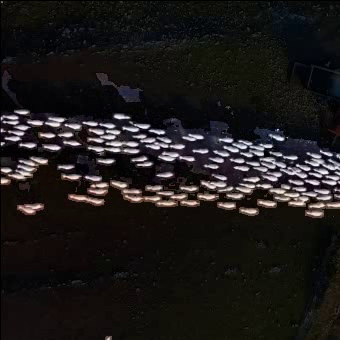
#> input picture frame 21 of VideoProcessing_Python/002_sheep_narrow/sheep_narrow_bg_subtracted.mp4, 340 x 340 px, given in place of sheep_multi_lines.mp4, which was not available
$ python Stabilization.py
#> lines starting #> are read from the running program, lines starting #| are printed output that depends on the picture
import cv2
import numpy as np
from tqdm import tqdm

def getFrameCountByLoop(video_path):
    cap = cv2.VideoCapture(video_path)
    frame_count = 0
    while(True):
        video_not_finish, _ = cap.read()
        if not video_not_finish:
            break
        frame_count += 1
    return frame_count

def stabilize_video(video_path, output_path, scale_down_factor):
#> called with output_path = 'sheep_multi_lines_stabilized.mp4', scale_down_factor = 3
    print("Press 'p' to pause, 'a' to select ROI, and 'q' to quit.")

    # Read video
    cap = cv2.VideoCapture(video_path)
    fourcc = cv2.VideoWriter_fourcc(*'mp4v')
    out = None

    # Initialize variables
    warp_stack = []
    imgs = []
    H_tot = np.eye(3)
    trackers = []
    regions = []
    pause = True
    selecting = False

    # Read the first frame
    ret, prev_img = cap.read()
#> prev_img is the input picture: shape (340, 340, 3); mean B, G, R 25.4, 26.1, 29
    if not ret:
        raise RuntimeError("Failed to read video")
    prev_img = cv2.resize(prev_img, (prev_img.shape[1] // scale_down_factor, prev_img.shape[0] // scale_down_factor))
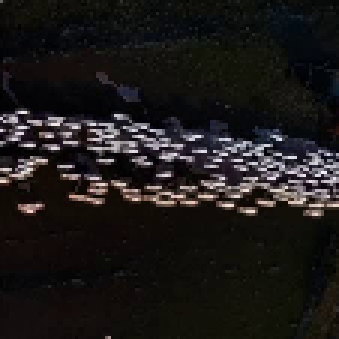
#> prev_img: shape (113, 113, 3) (shown 3 times larger); mean B, G, R 25.3, 26.1, 29
    imgs.append(prev_img)

    frame_count = int(getFrameCountByLoop(video_path))

    for _ in tqdm(range(frame_count - 1), desc="Processing frames"):
        ret, img = cap.read()
        if not ret:
            break
        img = cv2.resize(img, (img.shape[1] // scale_down_factor, img.shape[0] // scale_down_factor))
        imgs.append(img)

        while True:
            # Show the current frame
            cv2.imshow("Frame", img)
            key = cv2.waitKey(1) & 0xFF
            if key == ord('p'):
                pause = not pause
            elif key == ord('a') and not selecting:
                selecting = True
                roi = cv2.selectROI("Frame", img, False, False)
                if roi != (0, 0, 0, 0):
                    tracker = cv2.TrackerCSRT_create()
                    tracker.init(img, roi)
                    trackers.append(tracker)
                    regions.append(roi)
                selecting = False
            elif key == ord('q'):
                break
            if not pause:
                break

        # Update trackers and get points
        points = []
        for tracker in trackers:
            success, box = tracker.update(img)
            if success:
                x, y, w, h = [int(v) for v in box]
                roi_gray = cv2.cvtColor(img[y:y+h, x:x+w], cv2.COLOR_BGR2GRAY)
                keypoints = cv2.goodFeaturesToTrack(roi_gray, maxCorners=100, qualityLevel=0.01, minDistance=5)
                if keypoints is not None:
                    keypoints = keypoints.reshape(-1, 2)
                    keypoints[:, 0] += x
                    keypoints[:, 1] += y
                    points.extend(keypoints.tolist())
        points = np.array(points, dtype=np.float32) if points else None

        # Calculate warping matrix
        imga = cv2.cvtColor(prev_img, cv2.COLOR_BGR2GRAY).astype(np.uint8)
        imgb = cv2.cvtColor(img, cv2.COLOR_BGR2GRAY).astype(np.uint8)
        warp_matrix = np.eye(3, dtype=np.float32)
        if points is not None and len(points) > 4:
            prev_points = np.float32([p for p in points])
            next_points, status, _ = cv2.calcOpticalFlowPyrLK(imga, imgb, prev_points, None)
            valid = status.flatten() == 1
            if np.sum(valid) > 4:
                prev_points = prev_points[valid]
                next_points = next_points[valid]
                warp_matrix[:2, :] = cv2.estimateAffinePartial2D(prev_points, next_points)[0]
        else:
            warp_matrix[:2, :] = cv2.findTransformECC(imga, imgb, np.eye(2, 3, dtype=np.float32), cv2.MOTION_EUCLIDEAN)[1]

        warp_stack.append(warp_matrix)
        prev_img = img

    cap.release()
    warp_stack = np.array(warp_stack)

    # Calculate the bounding box for the warped images
    corners = np.array([[0, 0, 1], [imgs[0].shape[1], 0, 1], [0, imgs[0].shape[0], 1], [imgs[0].shape[1], imgs[0].shape[0], 1]]).T
    warp_prev = np.eye(3)
    maxmin = []
    for warp in warp_stack:
        warp = np.matmul(warp, warp_prev)
        warp_inv = np.linalg.inv(warp)
        new_corners = np.matmul(warp_inv, corners)
        maxmin += [[new_corners[1].max(), new_corners[0].max()], [new_corners[1].min(), new_corners[0].min()]]
        warp_prev = warp.copy()
    maxmin = np.array(maxmin)
    top, bottom, left, right = int(-maxmin[:, 0].min()), int(maxmin[:, 0].max() - imgs[0].shape[0]), int(-maxmin[:, 1].min()), int(maxmin[:, 1].max() - imgs[0].shape[1])

    # Create output video
    out = cv2.VideoWriter(output_path, fourcc, 30, (imgs[0].shape[1] + left + right, imgs[0].shape[0] + top + bottom))
    H_tot = np.eye(3)

    for i in tqdm(range(len(imgs)), desc="Warping frames"):
        if i == 0:
            H_inv = np.eye(3) + np.array([[0, 0, left], [0, 0, top], [0, 0, 0]])
        else:
            H_tot = np.matmul(warp_stack[i - 1], H_tot)
            H_inv = np.linalg.inv(H_tot) + np.array([[0, 0, left], [0, 0, top], [0, 0, 0]])
        img_warp = cv2.warpPerspective(imgs[i], H_inv, (imgs[i].shape[1] + left + right, imgs[i].shape[0] + top + bottom))
        out.write(img_warp)

    out.release()
    cv2.destroyAllWindows()


# stabilize_video("002_sheep_narrow/sheep_narrow.mp4", "sheep_narrow_stabilized.mp4", 2)
stabilize_video("002_sheep_multi_lines/sheep_multi_lines.mp4", "sheep_multi_lines_stabilized.mp4", 3)

$ run again, starting later in the video
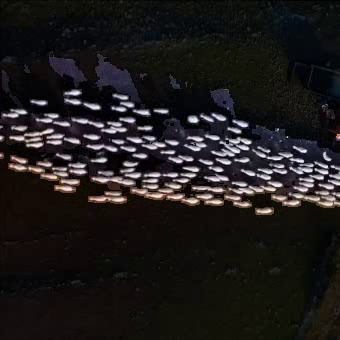
#> input picture frame 94 of VideoProcessing_Python/002_sheep_narrow/sheep_narrow_bg_subtracted.mp4, 340 x 340 px, given in place of sheep_multi_lines.mp4, which was not available
#> in stabilize_video, prev_img is the input picture: shape (340, 340, 3); mean B, G, R 27.3, 27.3, 30.2
#> in stabilize_video, `prev_img = cv2.resize(prev_img, (prev_img.shape[1] // scale_down_facto..`:
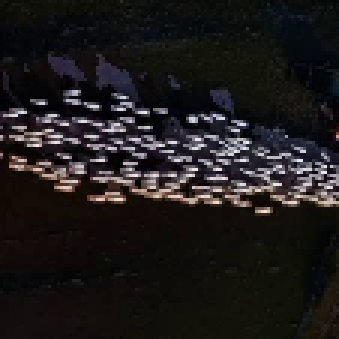
#> prev_img: shape (113, 113, 3) (shown 3 times larger); mean B, G, R 27.2, 27.2, 30.1

$ run again, starting later in the video
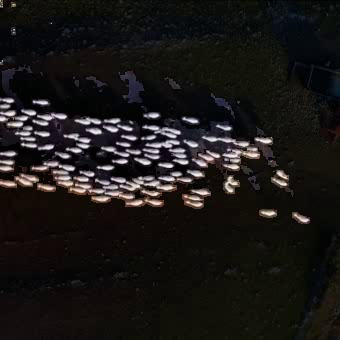
#> input picture frame 168 of VideoProcessing_Python/002_sheep_narrow/sheep_narrow_bg_subtracted.mp4, 340 x 340 px, given in place of sheep_multi_lines.mp4, which was not available
#> in stabilize_video, prev_img is the input picture: shape (340, 340, 3); mean B, G, R 22.5, 23.8, 26.4
#> in stabilize_video, `prev_img = cv2.resize(prev_img, (prev_img.shape[1] // scale_down_facto..`:
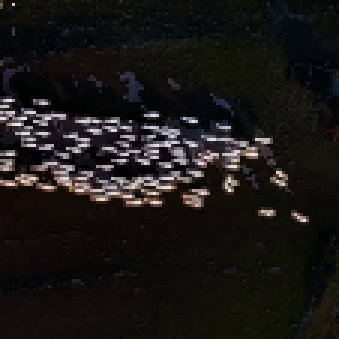
#> prev_img: shape (113, 113, 3) (shown 3 times larger); mean B, G, R 22.4, 23.7, 26.3
